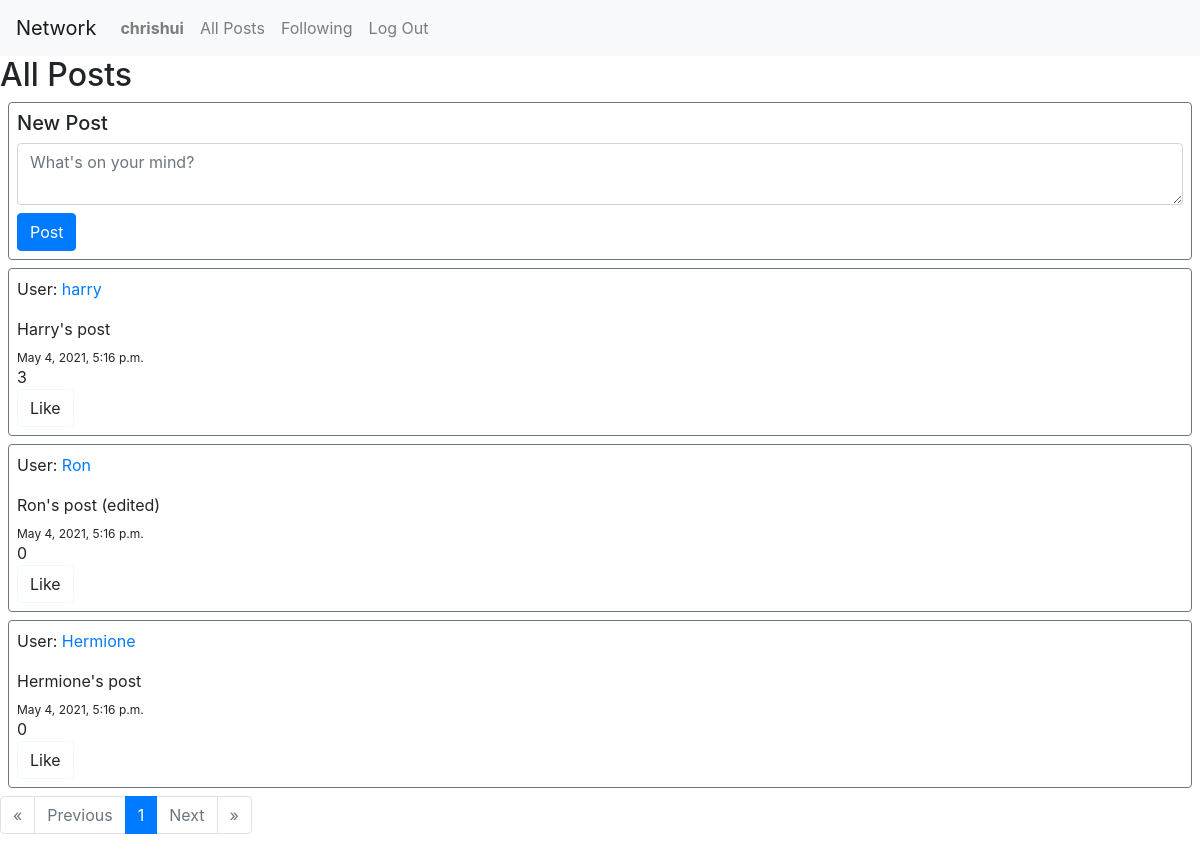
/ (signed in), run on the app's committed database.
### network/models.py (models this page shows, shortened)
class User(AbstractUser):
    pass

class TimeStampMixin(models.Model):
    created_at = models.DateTimeField(auto_now_add=True)
    updated_at = models.DateTimeField(auto_now=True)
    class Meta:
        abstract = True

class Post(TimeStampMixin):
    user = models.ForeignKey(User, on_delete=models.CASCADE)
    content = models.CharField(max_length = 64)
    likes = models.IntegerField(default=0)

### network/views.py (the view)
# urls.py: path("", views.index, name="index"),
def index(request):
    if request.method == "POST":
        user = request.user
        content = request.POST["content"]
        if content != "":
            Post.objects.create(user=user, content=content, likes=0)
    posts_chronological = Post.objects.order_by('-created_at')
    paginator = Paginator(posts_chronological, 10)
    page_number = request.GET.get('page')
    page_obj = paginator.get_page(page_number)
    return render(request, "network/index.html", {
        "page_obj": page_obj,
    })

### network/templates/network/index.html (shortened to what this page needs)
{% extends "network/layout.html" %}
{% load static %}
{% block body %}
    <h2>All Posts</h2>
    {% if user.is_authenticated %}
      <div class="border border-secondary rounded p-2 m-2">
        <h5> New Post </h5>
        <form id="new-post-form" action="{% url 'index' %}" method="post">
          <textarea class="form-control mb-2" id="new-post-text" name="content" placeholder="What's on your mind?"></textarea>
          <input type="submit" class="btn btn-primary" value="Post" />
        </form>
      </div>
    {% endif %}
    {% for post in page_obj %}
      <div class="border border-secondary rounded p-2 m-2">
        <p>User:  <a href="{% url 'profile' post.user.id %}"> {{ post.user }} </a></p>
        <div id="post-{{post.id}}"> {{ post.content }} </div>
        <sub> {{ post.created_at }}</sub>
        <br />
        <div id="post-likes-{{post.id}}"> {{ post.likes }} </div>
        {% if user.is_authenticated %}
          <button class="btn mr-1 d-inline-block" style="background-color:white; border-color: #F0F8FF;" id="like-{{post.id}}" onclick="like('{{ post.id }}')">Like</button>
        {% endif %}
      </div>
    {% endfor %}
    <nav aria-label="pagination">
      <ul class="pagination">
        {% if not page_obj.has_previous %}
          <li class="page-item disabled">
            <a class="page-link" href="#" tabindex="-1" aria-disabled="true">&laquo;</a>
          </li>
        {% endif %}
        {% if not page_obj.has_previous %}
          <li class="page-item disabled">
            <a class="page-link" href="#" tabindex="-1" aria-disabled="true">Previous</a>
          </li>
        {% endif %}
        <li class="page-item active" aria-current="page">
          <a class="page-link" href="?page={{ page_obj.number }}">{{page_obj.number}} <span class="sr-only">(current)</span></a>
        </li>
        {% if not page_obj.has_next %}
          <li class="page-item disabled">
            <a class="page-link" href="#" tabindex="-1" aria-disabled="true">Next</a>
          </li>
        {% endif %}
        {% if not page_obj.has_next %}
          <li class="page-item disabled">
            <a class="page-link" href="#" tabindex="-1" aria-disabled="true">&raquo;</a>
          </li>
        {% endif %}
      </ul>
    </nav>
{% endblock %}

### network/templates/network/layout.html (shortened to what this page needs)
{% load static %}
<!DOCTYPE html>
<html lang="en">
    <head>
        <link rel="stylesheet" href="https://stackpath.bootstrapcdn.com/bootstrap/4.4.1/css/bootstrap.min.css">
        <link href="{% static 'network/styles.css' %}" rel="stylesheet">
    </head>
    <body>
        <nav class="navbar navbar-expand-lg navbar-light bg-light">
            <a class="navbar-brand" href="#">Network</a>
            <div>
              <ul class="navbar-nav mr-auto">
                {% if user.is_authenticated %}
                    <li class="nav-item">
                        <a class="nav-link" href="{% url 'profile' user.id %}"><strong>{{ user.username }}</strong></a>
                    </li>
                {% endif %}
                <li class="nav-item">
                  <a class="nav-link" href="{% url 'index' %}">All Posts</a>
                </li>
                {% if user.is_authenticated %}
                    <li class="nav-item">
                        <a class="nav-link" href="{% url 'following' %}">Following</a>
                    </li>
                    <li class="nav-item">
                        <a class="nav-link" href="{% url 'logout' %}">Log Out</a>
                    </li>
                {% endif %}
              </ul>
            </div>
          </nav>
        <div class="body">
          {% block body %}
          {% endblock %}
        </div>
    </body>
</html>

### data on the page
User: username "chrishui"
Post: user "harry", content "Harry's post", created_at "May 4, 2021, 5:16 p.m.", likes "3"
Post: user "Ron", content "Ron's post (edited)", created_at "May 4, 2021, 5:16 p.m.", likes "0"
Post: user "Hermione", content "Hermione's post", created_at "May 4, 2021, 5:16 p.m.", likes "0"

### other printed values
{{ page_obj.number }} "1"
